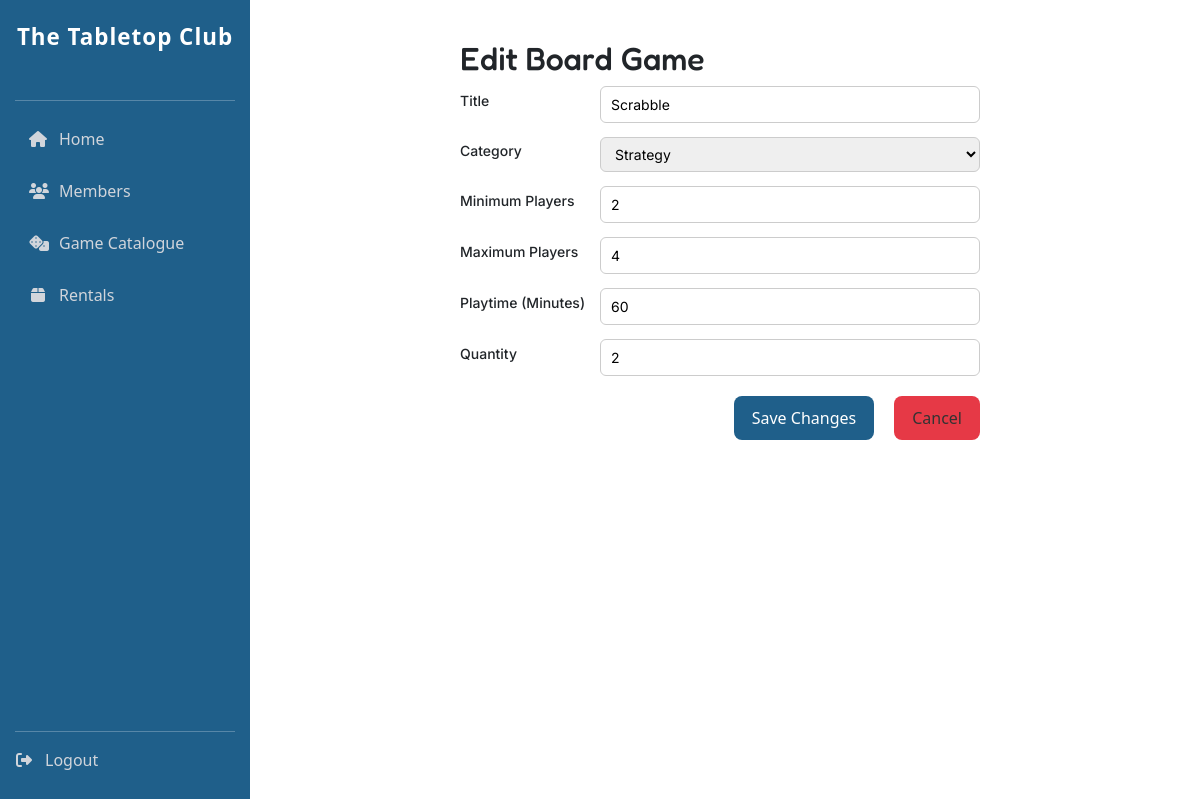
Page /edit_board_game/2/ (signed in) on the committed database.
### tabletop_club_app/models.py (models this page shows, shortened)
class BoardGame(models.Model):
    class Category(models.TextChoices):
        STRATEGY = 'strategy', 'Strategy'
        PARTY = 'party', 'Party'
    title = models.CharField(max_length=100, unique=True,)
    category = models.CharField(max_length=20, choices=Category.choices)
    min_players = models.PositiveIntegerField(validators=[MinValueValidator(1)])
    max_players = models.PositiveIntegerField(validators=[MinValueValidator(1)])
    playtime_minutes = models.PositiveIntegerField(validators=[MinValueValidator(1)])
    quantity = models.PositiveIntegerField(default=1, validators=[MinValueValidator(1)])
    class Meta:
        ordering = ['title']

### tabletop_club_app/views.py (the view)
# urls.py: path("edit_board_game/<int:pk>/", views.edit_board_game, name="edit_board_game"),
@staff_member_required
def edit_board_game(request, pk):
    game = get_object_or_404(BoardGame, pk=pk)
    if request.method == 'POST':
        form = BoardGameCreationForm(request.POST, instance=game)
        if form.is_valid():
            form.save()
            messages.success(request, 'Board Game details updated successfully.')
            return redirect('game_catalogue')
    else:
        form = BoardGameCreationForm(instance=game)
    return render(request, 'edit_board_game.html', {'form': form, 'game': game})

### tabletop_club_app/forms.py
class BoardGameCreationForm(forms.ModelForm):
    class Meta:
        model = BoardGame
        fields = ['title', 'category', 'min_players', 'max_players', 'playtime_minutes', 'quantity']

### tabletop_club_app/templates/edit_board_game.html (shortened to what this page needs)
{% extends "base.html" %}
{% block content %}
<div class="form-container">
    <h2>Edit Board Game</h2>
    <form method="post" class="create-form">
        <div class="form-row">
            <label class="form-label">Title</label>
            <div class="form-field">
                {{ form.title }}
            </div>
        </div>
        <div class="form-row">
            <label class="form-label">Category</label>
            <div class="form-field">
                {{ form.category }}
            </div>
        </div>
        <div class="form-row">
            <label class="form-label">Minimum Players</label>
            <div class="form-field">
                {{ form.min_players }}
            </div>
        </div>
        <div class="form-row">
            <label class="form-label">Maximum Players</label>
            <div class="form-field">
                {{ form.max_players }}
            </div>
        </div>
        <div class="form-row">
            <label class="form-label">Playtime (Minutes)</label>
            <div class="form-field">
                {{ form.playtime_minutes }}
            </div>
        </div>
        <div class="form-row">
            <label class="form-label">Quantity</label>
            <div class="form-field">
                {{ form.quantity }}
            </div>
        </div>
        <div class="form-actions">
            <button type="submit" class="btn-primary">Save Changes</button>
            <a href="{% url 'game_catalogue' %}" class="btn-secondary">Cancel</a>
        </div>
    </form>
</div>
{% endblock %}

### tabletop_club_app/static/stylesheet.css (style rules this page uses)
:root { --bg: #F6F3EA; --card: #FFFFFF; --primary: #1F5F8A; --secondary: #6BAED6; --success: #2E8B57; --success-secondary: #246C44; --success-bg: #e6f4ea; --danger: #E63946; --danger-secondary: #C52834; --danger-bg: #ffe5e5; --text: #2B2B2B; --shadow: 0 6px 12px rgba(0,0,0,0.12); }
body { font-family: "Inter", sans-serif; color: var(--text); background: var(--bg); }
h1, h2, h3, h4, h5 { font-family: "Fredoka", sans-serif; font-size: 1.8rem; font-weight: 600; }
.btn-primary { background: var(--primary); color: white; border: none; padding: 10px 18px; border-radius: 8px; font-weight: 500; text-decoration: none; }
.btn-secondary { background: var(--danger); color: #333; padding: 10px 18px; border-radius: 8px; text-decoration: none; margin-left: 10px; }
.form-container { max-width: 520px; margin: 0 auto; }
.create-form input, .create-form select, .create-form textarea { width: 100%; padding: 7px 10px; border-radius: 6px; border: 1px solid #ccc; font-family: 'Inter', sans-serif; font-size: 14px; }
.form-row { display: flex; align-items: center; margin-bottom: 14px; }
.form-label { width: 140px; font-family: 'Inter', sans-serif; font-weight: 500; font-size: 14px; }
.form-field { flex: 1; }
.form-actions { margin-top: 20px; display: flex; justify-content: flex-end; gap: 10px; }

### rows in the picture
BoardGame: title "Scrabble", category "Strategy", min_players "2", max_players "4", playtime_minutes "60", quantity "2"
